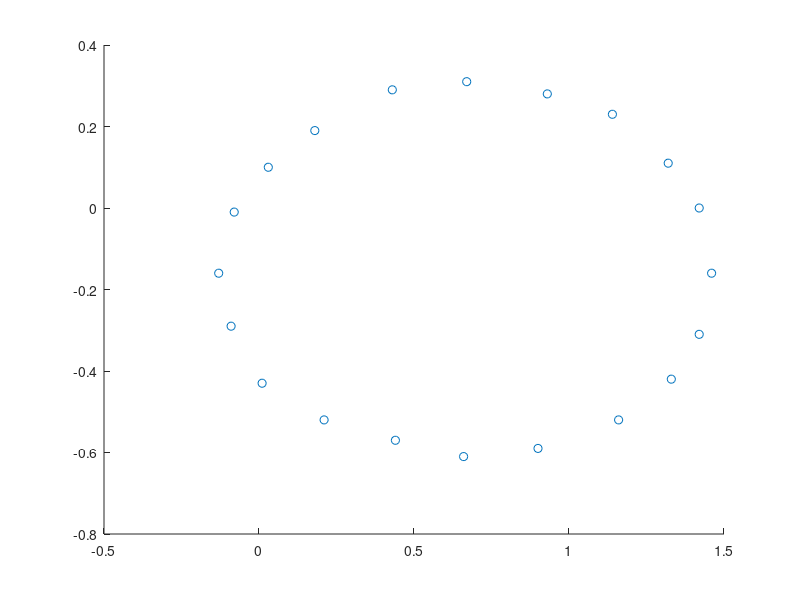

MATLAB code to generate this figure: (Note: this script raises an error after producing the figure.)
clear, clc;

% Loading in test data
load('A1.mat')

% Extracting x and y values from test data
x = X(1, :)';
y = X(2, :)';

% Least squares array for equation: Ax^2 + By^2 + Cxy + Dx + Ey + F = 0
% Finds coefficients as matrix c
A = [x.^2 y.^2 x.*y x y]
b = ones(length(X), 1);
c = A\b;

% Initialising F as -1
F = -1;

% Ax^2 + By^2 + Cxy + Dx + Ey + F = 0
f = @(u, v) c(1)*u.^2 + c(2)*v.^2 + c(3)*u.*v + c(4)*u + c(5)*v + F;

% Plotting test data and least squares approximation onto figure(1)
figure(1);
scatter(x, y);
hold on
fimplicit(f);
hold off

% Additives for viewing purposes
grid
title('Least Square Approximation for Conic Section in a Plane');
xlabel('x')
ylabel('y')
legend('Test Data', 'Approximation');
ylim([-0.8 0.5]) 
